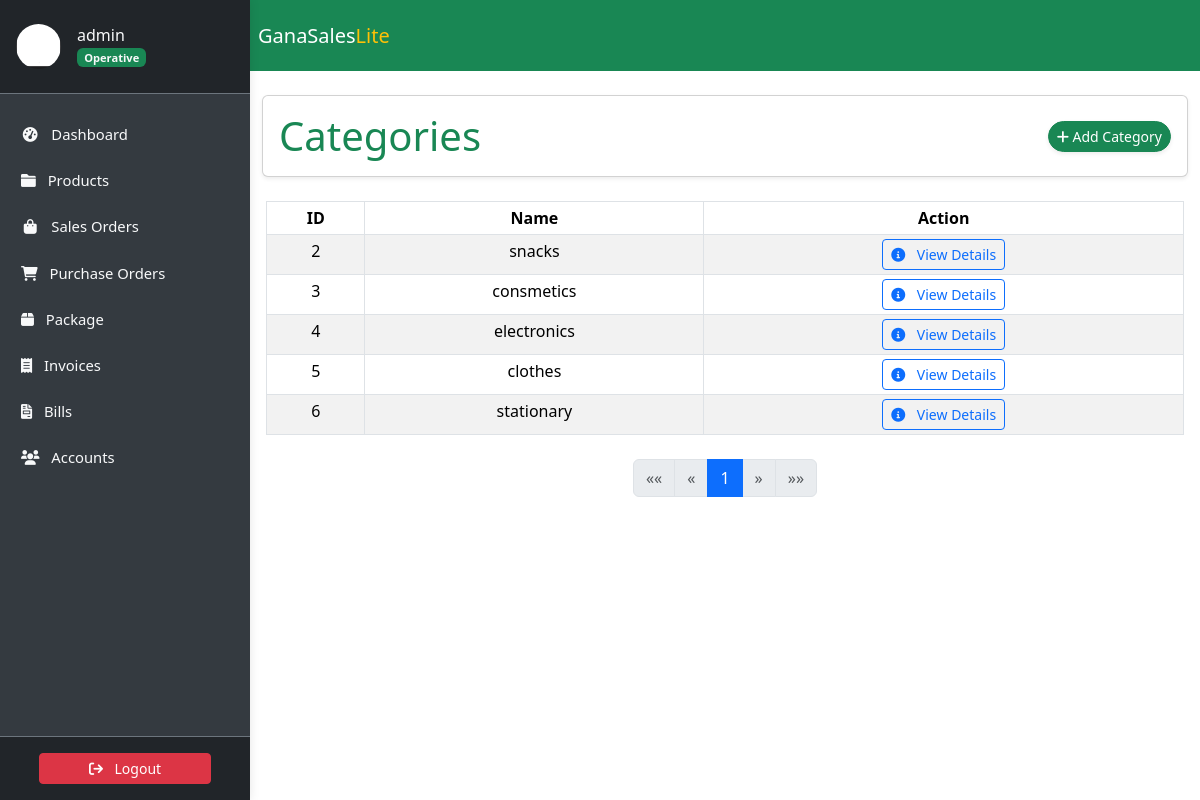
/categories/ (signed in), run on an earlier commit of the app's database.
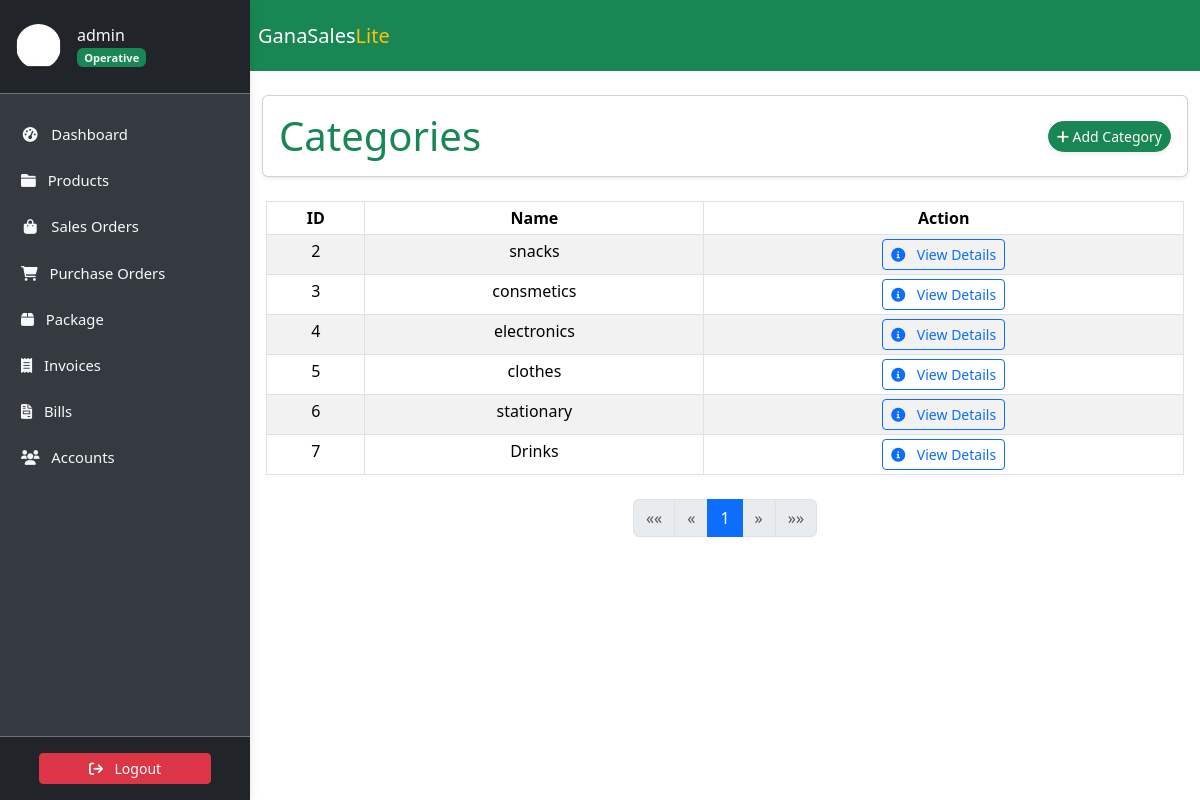
And on a later commit of the database.
### accounts/models.py (models this page shows, shortened)
class Profile(models.Model):
    user = models.OneToOneField(
        User, on_delete=models.CASCADE, verbose_name='User'
    )
    slug = AutoSlugField(
        unique=True,
        verbose_name='Account ID',
        populate_from='email'
    )
    profile_picture = ProcessedImageField(
        default='profile_pics/default.jpg',
        upload_to='profile_pics',
        format='JPEG',
        processors=[ResizeToFill(150, 150)],
        options={'quality': 100}
    )
    telephone = PhoneNumberField(
        null=True, blank=True, verbose_name='Telephone'
    )
    email = models.EmailField(
        max_length=150, blank=True, null=True, verbose_name='Email'
    )
    first_name = models.CharField(
        max_length=30, blank=True, verbose_name='First Name'
    )
    last_name = models.CharField(
        max_length=30, blank=True, verbose_name='Last Name'
    )
    status = models.CharField(
        choices=STATUS_CHOICES,
        max_length=12,
        default='INA',
        verbose_name='Status'
    )
    role = models.CharField(
        choices=ROLE_CHOICES,
        max_length=12,
        blank=True,
        null=True,
        verbose_name='Role'
    )
    class Meta:
        ordering = ['slug']
        verbose_name = 'Profile'
        verbose_name_plural = 'Profiles'

### store/models.py (models this page shows, shortened)
class Category(models.Model):
    name = models.CharField(max_length=50)
    slug = AutoSlugField(unique=True, populate_from='name')
    class Meta:
        verbose_name_plural = 'Categories'

### store/views.py (the view)
class CategoryListView(LoginRequiredMixin, ListView):
    model = Category
    template_name = 'store/category_list.html'
    context_object_name = 'categories'
    paginate_by = 10
    login_url = 'login'

### store/templates/store/category_list.html (shortened to what this page needs)
{% extends 'store/base.html' %}
{% block content %}
<div class="container my-4">
    <div class="card shadow-sm rounded p-3">
        <div class="row align-items-center">
            <div class="col-md-6">
                <h4 class="display-6 mb-0 text-success">Categories</h4>
            </div>
            <div class="col-md-6 d-flex justify-content-end gap-2">
                <a class="btn btn-success btn-sm rounded-pill shadow-sm" href="{% url 'category-create' %}">
                    <i class="fa-solid fa-plus"></i> Add Category
                </a>
            </div>
        </div>
    </div>
</div>
<div class="container px-3">
    <table class="table table-sm table-striped table-bordered">
        <thead class="thead-light">
            <tr>
                <th>ID</th>
                <th>Name</th>
                <th>Action</th>
            </tr>
        </thead>
        <tbody>
            {% for category in page_obj %}
            <tr>
                <td>{{ category.pk }}</td>
                <td>{{ category.name }}</td>
                <td>
                    <a href="{% url 'category-detail' category.pk %}" class="btn btn-outline-primary btn-sm">
                        <i class="fa-solid fa-info-circle me-2"></i> View Details
                    </a>
                </td>
            </tr>
            {% endfor %}
        </tbody>
    </table>
    <div class="d-flex justify-content-center mt-4">
        <nav aria-label="Page navigation">
            <ul class="pagination">
                {% if page_obj.has_previous %}
                <li class="page-item">
                    <a class="page-link" href="?page=1" aria-label="First">
                        <span aria-hidden="true">&laquo;&laquo;</span>
                    </a>
                </li>
                <li class="page-item">
                    <a class="page-link" href="?page={{ page_obj.previous_page_number }}" aria-label="Previous">
                        <span aria-hidden="true">&laquo;</span>
                    </a>
                </li>
                {% else %}
                <li class="page-item disabled">
                    <a class="page-link" aria-label="First">
                        <span aria-hidden="true">&laquo;&laquo;</span>
                    </a>
                </li>
                <li class="page-item disabled">
                    <a class="page-link" aria-label="Previous">
                        <span aria-hidden="true">&laquo;</span>
                    </a>
                </li>
                {% endif %}
                {% for num in page_obj.paginator.page_range %}
                {% if page_obj.number == num %}
                <li class="page-item active"><a class="page-link">{{ num }}</a></li>
                {% elif num > page_obj.number|add:'-3' and num < page_obj.number|add:'3' %}
                <li class="page-item"><a class="page-link" href="?page={{ num }}">{{ num }}</a></li>
                {% endif %}
                {% endfor %}
                {% if page_obj.has_next %}
                <li class="page-item">
                    <a class="page-link" href="?page={{ page_obj.next_page_number }}" aria-label="Next">
                        <span aria-hidden="true">&raquo;</span>
                    </a>
                </li>
                <li class="page-item">
                    <a class="page-link" href="?page={{ page_obj.paginator.num_pages }}" aria-label="Last">
                        <span aria-hidden="true">&raquo;&raquo;</span>
                    </a>
                </li>
                {% else %}
                <li class="page-item disabled">
                    <a class="page-link" aria-label="Next">
                        <span aria-hidden="true">&raquo;</span>
                    </a>
                </li>
                <li class="page-item disabled">
                    <a class="page-link" aria-label="Last">
                        <span aria-hidden="true">&raquo;&raquo;</span>
                    </a>
                </li>
                {% endif %}
            </ul>
        </nav>
    </div>
</div>
{% endblock %}

### store/templates/store/base.html (shortened to what this page needs)
<!DOCTYPE html>
<html lang="en">
    <head>
        {% load static %}
        <link href="https://cdn.jsdelivr.net/npm/bootstrap@5.3.3/dist/css/bootstrap.min.css" rel="stylesheet">
        <link rel="stylesheet" type="text/css" href="https://unpkg.com/@webpixels/css@1.1.5/dist/index.css">
        <link rel="stylesheet" href="{% static 'css/style.css' %}" type="text/css">
    </head>
    <body>
        {% include "store/sidebar.html" %}
        <section id="wrapper">
            <nav class="navbar navbar-expand-md bg-success">
                <div class="container-fluid px-2">
                  <div class="navbar-header d-flex align-items-center">
                    <a class="navbar-brand" style="font-size: 20px;" href="{% url 'dashboard' %}">GanaSales<span class="text-warning">Lite</span></a>
                  </div>
                </div>
              </nav>
          {% block content%}
          {% endblock content%}
        </section>
      </body>
</html>

### store/templates/store/sidebar.html (shortened to what this page needs)
<link href="https://cdn.jsdelivr.net/npm/bootstrap@5.3.3/dist/css/bootstrap.min.css" rel="stylesheet">
<link href="https://cdnjs.cloudflare.com/ajax/libs/font-awesome/6.0.0-beta3/css/all.min.css" rel="stylesheet">
<aside class="sidebar" id="show-side-navigation1">
    <div class="sidebar-header d-flex align-items-center px-3 py-4 border-bottom border-secondary">
        <a href="{% url 'user-profile' %}" class="d-flex align-items-center text-decoration-none text-light">
            <img class="rounded-circle img-fluid" id="sidebar-img" width="45" src="{{ request.user.profile.profile_picture.url }}" alt="Profile Picture" />
            <div class="ms-3">
                <h5 class="fs-6 mb-0">
                    {{ request.user.username }}{% if request.user.profile.role == 'AD' %} <i class="fa-solid fa-circle-check text-success"></i>{% endif %}
                </h5>
                <span class="badge bg-success text-light">
                    {% if request.user.profile.role == 'AD' %}
                        Admin
                    {% elif request.user.profile.role == 'EX' %}
                        Executive
                    {% else %}
                        Operative
                    {% endif %}
                </span>
            </div>
        </a>
    </div>
    <div class="nav-container">
        <ul class="nav flex-column mt-3">
            <li class="nav-item mb-2">
                <a class="nav-link text-light {% if request.resolver_match.url_name == 'dashboard' %}active{% endif %}" href="{% url 'dashboard' %}">
                    <i class="fa fa-tachometer-alt fa-fw me-2"></i> Dashboard
                </a>
            </li>
            <li class="nav-item mb-2 dropdown">
                <a class="nav-link text-light {% if request.resolver_match.url_name == 'productslist' %}active{% endif %}" href="#" id="productsDropdown" role="button">
                    <i class="fa fa-folder me-2"></i> Products
                </a>
            </li>
            <li class="nav-item mb-2">
                <a class="nav-link text-light {% if request.resolver_match.url_name == 'saleslist' %}active{% endif %}" href="{% url 'saleslist' %}">
                    <i class="fa fa-shopping-bag fa-fw me-2"></i> Sales Orders
                </a>
            </li>
            <li class="nav-item mb-2">
                <a class="nav-link text-light {% if request.resolver_match.url_name == 'purchaseslist' %}active{% endif %}" href="{% url 'purchaseslist' %}">
                    <i class="fa fa-shopping-cart me-2"></i> Purchase Orders
                </a>
            </li>
            <li class="nav-item mb-2">
                <a class="nav-link text-light {% if request.resolver_match.url_name == 'deliveries' %}active{% endif %}" href="{% url 'deliveries' %}">
                    <i class="fa-solid fa-box me-2"></i> Package
                </a>
            </li>
            <li class="nav-item mb-2">
                <a class="nav-link text-light {% if request.resolver_match.url_name == 'invoicelist' %}active{% endif %}" href="{% url 'invoicelist' %}">
                    <i class="fa-solid fa-receipt me-2"></i> Invoices
                </a>
            </li>
            <li class="nav-item mb-2">
                <a class="nav-link text-light {% if request.resolver_match.url_name == 'bill_list' %}active{% endif %}" href="{% url 'bill_list' %}">
                    <i class="fa-solid fa-file-invoice me-2"></i> Bills
                </a>
            </li>
            <li class="nav-item mb-2 dropdown">
                <a class="nav-link text-light " href="#" id="accountsDropdown" role="button">
                    <i class="fa fa-users me-2"></i> Accounts
                </a>
            </li>
        </ul>
    </div>
    <div class="sidebar-footer position-relative w-100 text-center py-3 bg-dark border-top border-secondary mt-auto">
        <form method="post" action="{% url 'user-logout' %}">
            <button type="submit" class="btn btn-danger btn-sm w-75">
                <i class="fa fa-sign-out me-2"></i> Logout
            </button>
        </form>
    </div>
</aside>

### static/css/style.css (style rules this page uses)
:root { --dk-gray-100: #f3f4f6; --dk-gray-200: #e5e7eb; --dk-gray-300: #d1d5db; --dk-gray-400: #9ca3af; --dk-gray-500: #6b7280; --dk-gray-600: #4b5563; --dk-gray-700: #374151; --dk-gray-800: #1f2937; --dk-gray-900: #111827; --dk-dark-bg: #313348; --dk-darker-bg: #2a2b3d; --navbar-bg-color: #6f6486; --sidebar-bg-color: #252636; --sidebar-width: 250px; --sidebar-expanded-width: 230px; --sidebar-collapsed-width: 100px; --sidebar-header-bg: #212529; --nav-link-color: #adb5bd; --nav-link-active-bg: #495057; --dropdown-menu-bg: #495057; --dropdown-item-color: #adb5bd; --dropdown-item-active-bg: #6c757d; --sidebar-separator-bg: #4caf50; --logo-separator-height: 60px; --sidebar-item-height: 50px; --submenu-item-height: 45px; }
* { margin: 0; padding: 0; box-sizing: border-box; }
body { font-family: "Inter", sans-serif; background-color: #fff; overflow-x: hidden; }
a { text-decoration: none; }
#wrapper { transition: margin-left 0.3s ease-in-out; }
@media (min-width: 992px) { #wrapper { margin-left: var(--sidebar-width); } }
.sidebar { font-size: 0.925rem; background-color: var(--sidebar-bg-color); width: var(--sidebar-width); transition: all 0.3s ease-in-out; z-index: 9999999; box-shadow: 0 0 10px rgba(0, 0, 0, 0.1); }
.sidebar .sidebar-header { background-color: var(--sidebar-header-bg); border-bottom: 1px solid #2a2b3c; padding: 15px; }
.sidebar ul > li > a { color: var(--dk-gray-400); text-decoration: none; }
.navbar { border: none; background-color: var(--navbar-bg-color); }
@media (min-width: 768px) { .navbar .navbar-brand { color: #fff; line-height: 55px; padding: 0; } }
.navbar > .container .navbar-brand, .navbar > .container-fluid .navbar-brand { margin: 0; }
.card { transition: transform 0.2s; margin-bottom: 15px; }

### store/templates/store/base.html (style rules this page uses)
@media (min-width: 992px) { #wrapper { margin-left: 250px; transition: margin-left 0.3s ease; } }

### store/templates/store/sidebar.html (style rules this page uses)
.sidebar { width: 250px; background-color: #343a40; color: #fff; position: fixed; top: 0; bottom: 0; display: flex; flex-direction: column; z-index: 1030; transition: transform 0.3s ease; }
.sidebar-header { background-color: #212529; }
.nav-container { flex: 1; overflow-y: auto; padding: 5px; }
.nav-link { color: #adb5bd; padding: 0.5rem 1rem; }
.sidebar-footer { background-color: #212529; text-align: center; padding: 10px; }
#wrapper { transition: margin-left 0.3s ease; }
@media (min-width: 992px) { #wrapper { margin-left: 250px; } }

### store/templates/store/category_list.html (style rules this page uses)
.table th, .table td { text-align: center; }

What changed in the data, as far as the page shows it:
added Category: pk "7", name "Drinks"
